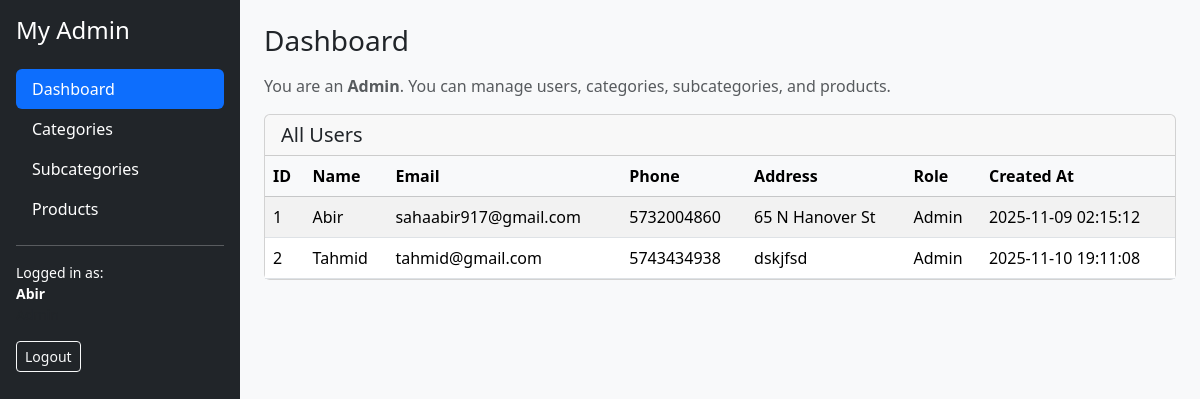
/dashboard.php (signed in), run on the app's committed database.
### tables this page shows
CREATE TABLE `users` (
  `id` int(10) UNSIGNED NOT NULL,
  `name` varchar(100) NOT NULL,
  `email` varchar(255) NOT NULL,
  `phone` varchar(30) NOT NULL,
  `address` varchar(255) NOT NULL,
  `password` varchar(255) NOT NULL,
  `role_id` int(10) UNSIGNED NOT NULL DEFAULT 3,
  `created_at` timestamp NOT NULL DEFAULT current_timestamp()
);

CREATE TABLE `roles` (
  `id` int(10) UNSIGNED NOT NULL,
  `name` varchar(50) NOT NULL
);

### dashboard.php (the view, shortened to what this page needs)
<?php
require 'config.php';
$roleName = $_SESSION['role_name'] ?? '';
$isAdminOrManager = in_array($roleName, ['Admin', 'Manager'], true);
$users = [];
if ($isAdminOrManager) {
    $stmt = $pdo->query("
        SELECT u.id, u.name, u.email, u.phone, u.address, r.name AS role_name, u.created_at
        FROM users u
        JOIN roles r ON u.role_id = r.id
        ORDER BY u.id ASC
    ");
    $users = $stmt->fetchAll(PDO::FETCH_ASSOC);
}
?>
<!DOCTYPE html>
<html lang="en">
<head>
    <link rel="stylesheet" href="https://cdn.jsdelivr.net/npm/bootstrap@5.3.3/dist/css/bootstrap.min.css">
</head>
<body>
<div class="d-flex">
    <?php include 'sidebar.php'; ?>
    <main class="flex-grow-1 bg-light p-4">
        <h3 class="mb-3">Dashboard</h3>
        <?php if ($isAdminOrManager): ?>
            <p class="text-muted">
                You are an <strong><?= htmlspecialchars($roleName) ?></strong>.
                You can manage users, categories, subcategories, and products.
            </p>
            <div class="card">
                <div class="card-header">
                    <h5 class="mb-0">All Users</h5>
                </div>
                <div class="card-body p-0">
                    <div class="table-responsive">
                        <table class="table table-striped mb-0">
                            <thead class="table-light">
                            <tr>
                                <th>ID</th>
                                <th>Name</th>
                                <th>Email</th>
                                <th>Phone</th>
                                <th>Address</th>
                                <th>Role</th>
                                <th>Created At</th>
                            </tr>
                            </thead>
                            <tbody>
                            <?php if (empty($users)): ?>
                                <tr>
                                    <td colspan="7" class="text-center py-3">No users found.</td>
                                </tr>
                            <?php else: ?>
                                <?php foreach ($users as $u): ?>
                                    <tr>
                                        <td><?= $u['id'] ?></td>
                                        <td><?= htmlspecialchars($u['name']) ?></td>
                                        <td><?= htmlspecialchars($u['email']) ?></td>
                                        <td><?= htmlspecialchars($u['phone']) ?></td>
                                        <td><?= htmlspecialchars($u['address']) ?></td>
                                        <td><?= htmlspecialchars($u['role_name']) ?></td>
                                        <td><?= htmlspecialchars($u['created_at']) ?></td>
                                    </tr>
                                <?php endforeach; ?>
                            <?php endif; ?>
                            </tbody>
                        </table>
                    </div>
                </div>
            </div>
        <?php endif; ?>
    </main>
</div>
</body>
</html>

### data on the page
users: id "1", name "Abir", email "sahaabir917@gmail.com", phone "5732004860", address "65 N Hanover St", role.name "Admin", created_at "2025-11-09 02:15:12"
users: id "2", name "Tahmid", email "tahmid@gmail.com", phone "5743434938", address "dskjfsd", role.name "Admin", created_at "2025-11-10 19:11:08"

### other printed values
$_SESSION['user_name'] "Abir"
$roleName "Admin"
